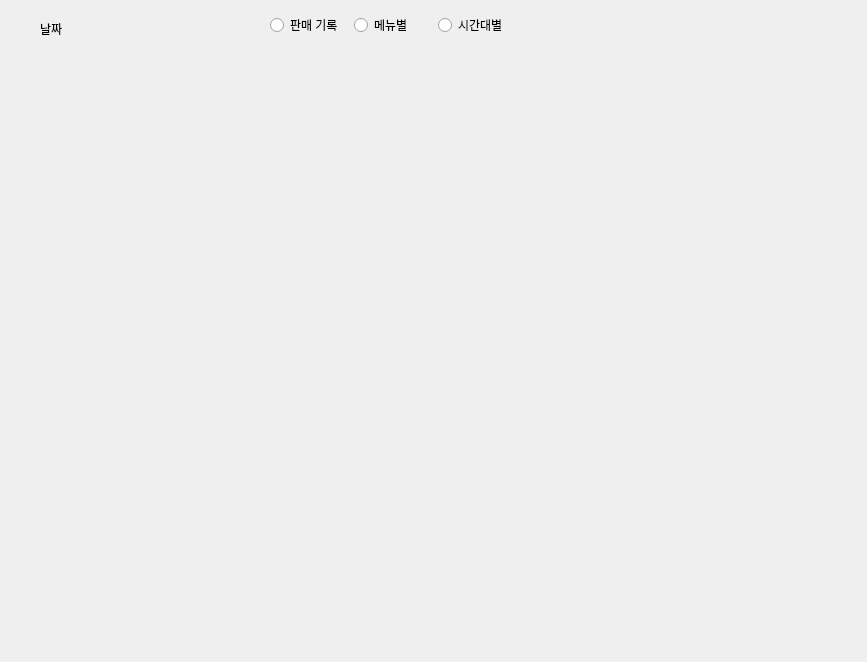
<?xml version="1.0" encoding="UTF-8"?>
<ui version="4.0">
 <class>Dialog</class>
 <widget class="QDialog" name="Dialog">
  <property name="geometry">
   <rect>
    <x>0</x>
    <y>0</y>
    <width>867</width>
    <height>662</height>
   </rect>
  </property>
  <property name="windowTitle">
   <string>Dialog</string>
  </property>
  <widget class="QStackedWidget" name="stackedWidget">
   <property name="geometry">
    <rect>
     <x>40</x>
     <y>30</y>
     <width>791</width>
     <height>581</height>
    </rect>
   </property>
   <property name="currentIndex">
    <number>1</number>
   </property>
   <widget class="QWidget" name="page">
    <widget class="QTableWidget" name="dailySalesTable">
     <property name="geometry">
      <rect>
       <x>10</x>
       <y>40</y>
       <width>611</width>
       <height>431</height>
      </rect>
     </property>
     <column>
      <property name="text">
       <string>주문 번호</string>
      </property>
     </column>
     <column>
      <property name="text">
       <string>주문 시간</string>
      </property>
     </column>
     <column>
      <property name="text">
       <string>메뉴</string>
      </property>
     </column>
     <column>
      <property name="text">
       <string>토핑</string>
      </property>
     </column>
     <column>
      <property name="text">
       <string>수량</string>
      </property>
     </column>
     <column>
      <property name="text">
       <string>가격</string>
      </property>
     </column>
    </widget>
    <widget class="QLineEdit" name="totalSalesLine">
     <property name="geometry">
      <rect>
       <x>330</x>
       <y>10</y>
       <width>191</width>
       <height>25</height>
      </rect>
     </property>
     <property name="readOnly">
      <bool>true</bool>
     </property>
    </widget>
    <widget class="QLabel" name="totalSalesLabel">
     <property name="geometry">
      <rect>
       <x>260</x>
       <y>10</y>
       <width>67</width>
       <height>17</height>
      </rect>
     </property>
     <property name="text">
      <string>총 매출 : </string>
     </property>
    </widget>
   </widget>
   <widget class="QWidget" name="page_2">
    <widget class="QLabel" name="menuSalesGraph">
     <property name="geometry">
      <rect>
       <x>40</x>
       <y>40</y>
       <width>691</width>
       <height>491</height>
      </rect>
     </property>
     <property name="text">
      <string/>
     </property>
    </widget>
   </widget>
   <widget class="QWidget" name="page_3">
    <widget class="QLabel" name="hourlySalesGraph">
     <property name="geometry">
      <rect>
       <x>60</x>
       <y>50</y>
       <width>671</width>
       <height>471</height>
      </rect>
     </property>
     <property name="text">
      <string/>
     </property>
    </widget>
   </widget>
  </widget>
  <widget class="QLabel" name="dateLabel">
   <property name="geometry">
    <rect>
     <x>40</x>
     <y>20</y>
     <width>171</width>
     <height>17</height>
    </rect>
   </property>
   <property name="text">
    <string>날짜</string>
   </property>
  </widget>
  <widget class="QWidget" name="layoutWidget">
   <property name="geometry">
    <rect>
     <x>270</x>
     <y>10</y>
     <width>246</width>
     <height>31</height>
    </rect>
   </property>
   <layout class="QHBoxLayout" name="horizontalLayout">
    <item>
     <widget class="QRadioButton" name="dailySalesRBtn">
      <property name="text">
       <string>판매 기록</string>
      </property>
     </widget>
    </item>
    <item>
     <widget class="QRadioButton" name="menuSalesRBtn">
      <property name="text">
       <string>메뉴별</string>
      </property>
     </widget>
    </item>
    <item>
     <widget class="QRadioButton" name="hourlySalesRBtn">
      <property name="text">
       <string>시간대별</string>
      </property>
     </widget>
    </item>
   </layout>
  </widget>
 </widget>
 <resources/>
 <connections/>
</ui>
